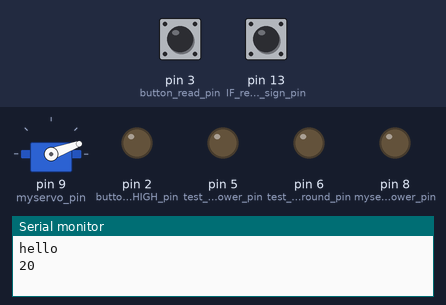
The sketch below on a simulated Arduino Uno, built with avr-gcc and run on an emulated ATmega328P. Parts: servo, output pins drawn as LEDs (lit = HIGH), the last lines printed to the serial monitor. Inputs (shaded band) come from the test bench; at power-on: pin 3 (button_read_pin) HIGH, pin 13 (IF_reciever_sign_pin) HIGH. EEPROM starts erased; pins used as bus, display or sensor lines are not drawn.

Above: at 1.2 s.
1.3 s: pin 3 (button_read_pin) pulled LOW for 0.15 s
At 1.41 s:
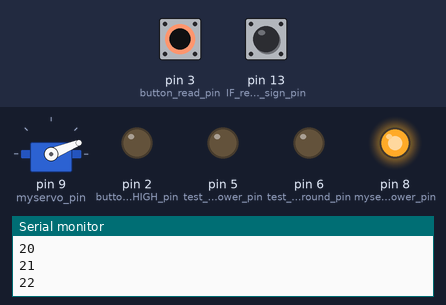
3.1 s: pin 13 (IF_reciever_sign_pin) pulled LOW for 0.15 s
At 3.4 s:
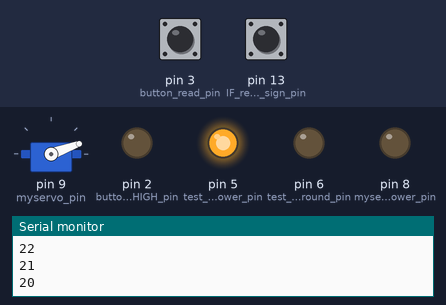
5.7 s: pin 3 (button_read_pin) pulled LOW for 3.2 s
At 7.37 s:
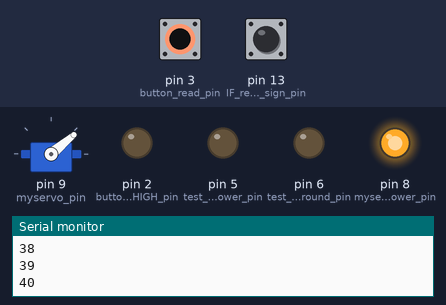
10.4 s: pin 13 (IF_reciever_sign_pin) pulled LOW for 1 s
At 10.8 s:
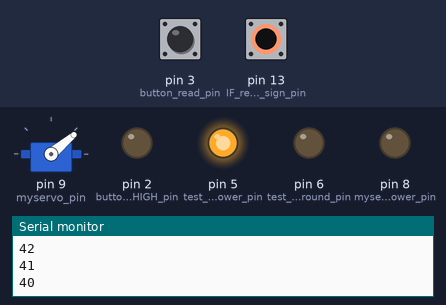
13.4 s: pin 13 (IF_reciever_sign_pin) pulled LOW for 3.2 s
At 14.1 s:
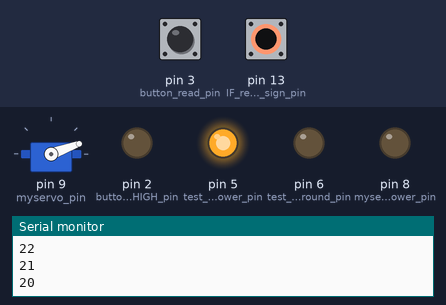
18.1 s: pin 3 (button_read_pin) pulled LOW for 1 s
At 21.1 s:
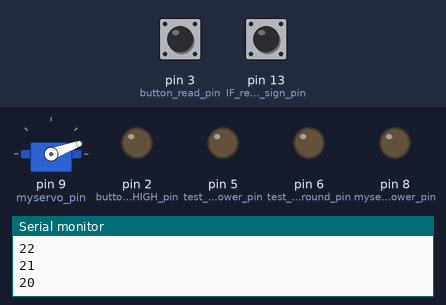
Timing chart, 0 to 22.1 s (numbered marks = the images above; inputs shaded):
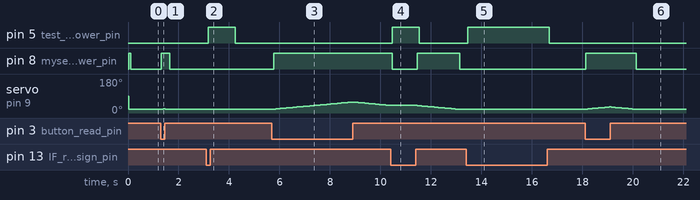

Measured:
- after the input at 1.3 s, pin 8 (myservo_power_pin): LOW → HIGH at once, → LOW 0.33 s later; servo on pin 9 (myservo_pin): 20° → 21° at once, → 22° 0.08 s later, → 21° 0.08 s later, → 20° 0.08 s later
- after the input at 3.1 s, pin 5 (test_LED_power_pin): LOW → HIGH after 0.07 s, → LOW 1.1 s later
- after the input at 5.7 s, pin 8 (myservo_power_pin): LOW → HIGH after 0.07 s; servo on pin 9 (myservo_pin): rises from 20° to 58° in 3.1 s, then falls to 40° in 1.5 s
- after the input at 10.4 s, pin 5 (test_LED_power_pin): LOW → HIGH after 0.06 s, → LOW 1.1 s later; pin 8 (myservo_power_pin): HIGH → LOW after 0.06 s instead of 1.7 s
- after the input at 13.4 s, pin 5 (test_LED_power_pin): LOW → HIGH after 0.05 s, → LOW 3.2 s later
- after the input at 18.1 s, pin 8 (myservo_power_pin): LOW → HIGH at once, → LOW 2.0 s later; servo on pin 9 (myservo_pin): rises from 20° to 32° in 0.92 s, then falls to 20° in 1.0 s

The sketch:

light.ino
```cpp
String inputString = "";         // a string to hold incoming data
boolean stringComplete = false;  // whether the string is complete

#include <SoftwareSerial.h>
SoftwareSerial mySerial(10, 11); // RX, TX

const int button_HIGH_pin = 2;
const int button_read_pin = 3;

#include <Servo.h>
int servo_degree = 0;
int servo_degree_old = 0;
Servo myservo;  // create servo object to control a servo
const int myservo_pin = 9;
const int myservo_power_pin = 8;

#include <EEPROM.h>
const int eeAddress = 0;   //Location we want the data to be put.

const int test_LED_power_pin = 5;
const int test_LED_ground_pin = 6;

const int IF_reciever_power_pin = 12;
const int IF_reciever_sign_pin = 13;

void setup() {
  // initialize serial:
  Serial.begin(9600);
  // reserve 200 bytes for the inputString:
  inputString.reserve(200);

  Serial.println("hello");

  // set the data rate for the SoftwareSerial port
  mySerial.begin(4800);
  mySerial.println("Hello, world?");

  pinMode(button_HIGH_pin, OUTPUT);
  digitalWrite(button_HIGH_pin, LOW);
  pinMode(button_read_pin, INPUT_PULLUP);  // 上拉，普通状态为HIGH

  myservo.attach(myservo_pin);  // attaches the servo on pin 9 to the servo object

  EEPROM.get(eeAddress, servo_degree);
  servo_degree_old = servo_degree;

  pinMode(myservo_power_pin, OUTPUT);
  digitalWrite(myservo_power_pin, LOW);

  pinMode(test_LED_power_pin, OUTPUT);
  digitalWrite(test_LED_power_pin, LOW);
  pinMode(test_LED_ground_pin, OUTPUT);
  digitalWrite(test_LED_ground_pin, LOW);

  pinMode(IF_reciever_power_pin, OUTPUT);
  digitalWrite(IF_reciever_power_pin, HIGH);
  pinMode(IF_reciever_sign_pin, INPUT_PULLUP);
}

void loop() {
  // print the string when a newline arrives:
  if (stringComplete) {
    Serial.println(inputString);
    // clear the string:
    inputString = "";
    stringComplete = false;
  }

  if (mySerial.available()) {
    Serial.write(mySerial.read());
  }

  if (LOW == digitalRead(button_read_pin)) {
    ++servo_degree;
  }
  else {
    --servo_degree;                          // waits for the servo to get there
  }
  if (160 < servo_degree) {                 // 死区问题
    servo_degree = 160;
  } else if (20 > servo_degree) {
    servo_degree = 20;
  }
  if (servo_degree_old != servo_degree) {
    digitalWrite(myservo_power_pin, HIGH);
    Serial.println(servo_degree);
    myservo.write(servo_degree);                  // sets the servo position according to the scaled value
    EEPROM.put(eeAddress, servo_degree);
    servo_degree_old = servo_degree;
  }
  delay(80);
  digitalWrite(myservo_power_pin, LOW);

  if (LOW == digitalRead(IF_reciever_sign_pin)) {
    digitalWrite(test_LED_power_pin, HIGH);
    delay(1000);
  } else {
    digitalWrite(test_LED_power_pin, LOW);
  }
}

/*
  SerialEvent occurs whenever a new data comes in the
  hardware serial RX.  This routine is run between each
  time loop() runs, so using delay inside loop can delay
  response.  Multiple bytes of data may be available.
*/
void serialEvent() {
  while (Serial.available()) {
    // get the new byte:
    char inChar = (char)Serial.read();
    // if the incoming character is a newline, set a flag
    // so the main loop can do something about it:
    if (inChar == '\n') {
      stringComplete = true;
    } else {
      // add it to the inputString:
      inputString += inChar;
    }
  }
}
```
